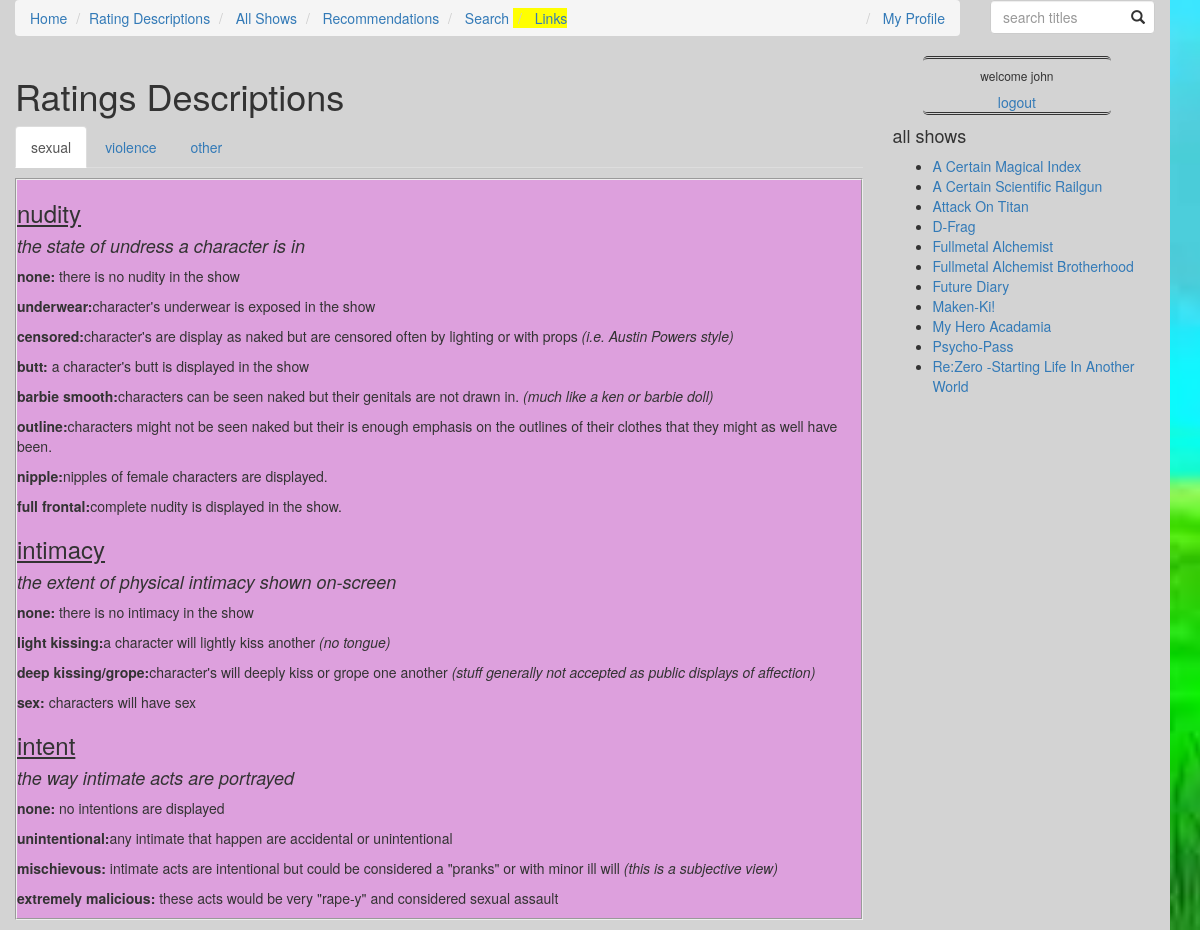
The page /rating_descriptions/ (signed in) on the database its author committed.
### animeupload/models.py (models this page shows, shortened)
class Show(models.Model):
	n_choices= (
		(NONE,"none"),
		(UNDERWEAR,"underwear"),
		(CENCORED,"cencored"),
		(BUTT,"butt"),
		(BARBIE_SMOOTH,"barbie smooth"),
		(OUTINES,"outlined"),
		(NIPPLE,"nipple"),
		(FULL_FRONTAL,"full frontal"),
	)
	swares= (
		(NONE,"none"),
		(DAMN,"mild"),
		(CENCORED,"cencored"),
		(FUCK,"uncencored"),
	)
	osi_levels = (
		(NONE,"none"),
		(LIGHT,"light kissing"),
		(DEEP,"deep kissing/grope"),
		(SEX,"sex"),
	)
	osv_levels = (
		(NONE,"none"),
		(ESRB_E,"cartoon"),
		(ESRB_T,"blood"),
		(ESRB_M,"realistic"),
		(ESRB_A,"extreme"),
	)
	emotional_challenge = standard_choices
	mi_levels =(
		(NONE,"none"),
		(CORPSE_LTE,"unmarred dead"),
		(SILHOUETTE,"silhouetted dismemberment"),
		(DISMEMBERED,"dismemberment"),
	)
	gore_levels =standard_choices
	fan_levels =standard_choices
	si_levels=(
		(NONE,"none"),
		(UNINTENTIONAL,"unintentional"),
		(MISCHIEVOUS,"mischievous"),
		(MALICE_LTE,"malicious(molestation)"),
		(MALICE_HVY,"extremley malicious(rape)"),
	)
	tone_levels=(
		(LITE_TONE,"light tone"),
		(MODERATE_TONE,"moderate tone"),
		(DARK_TONE,"dark tone"),
		(ULTA_DARK_TONE,"ultra dark tone"),
	)
	ma_levels = standard_choices
	image = models.FileField(default = "images/fnf/fnf.jpg", blank=True, upload_to='images/')
	english_title = models.CharField(max_length=200)
	japanese_title = models.CharField(max_length=200, null= True)
	description = models.TextField(max_length = 1000)
	total_episodes = models.IntegerField()
	ova=  models.BooleanField(default = False)
	movies = models.IntegerField(default = 0)
	total_seasons = models.IntegerField(default = 1)
	ongoing = models.BooleanField(default = False)
	series = models.ForeignKey(Series, null = True, blank = True, on_delete=models.SET_NULL)
	nudity = models.IntegerField(default = NONE, choices= n_choices)
	on_screen_intimacy = models.IntegerField(default = NONE, choices= osi_levels)
	sexual_intent = models.IntegerField(default = NONE, choices = si_levels)
	violence = models.IntegerField(default = NONE, choices= osv_levels)
	gore = models.IntegerField(default = NONE, choices= gore_levels)
	morbid_images = models.IntegerField(default = NONE, choices= mi_levels)
	feels = models.IntegerField(default = NONE, choices= emotional_challenge)
	profanity = models.IntegerField(default = NONE, choices= swares)
	moral_ambiguity = models.IntegerField(default = NONE, choices= ma_levels)
	fan_service = models.IntegerField(default = NONE, choices= fan_levels)
	tags = models.ManyToManyField(Tag, blank=True)
	genres = models.ManyToManyField(Genre, blank=True)
	modified_date = models.DateTimeField(auto_now=True, blank = True, null=True)
	class Meta:
		ordering = ["english_title"]

### animeupload/views.py (the view)
# urls.py: url(r'^rating_descriptions/', views.rating_descriptions, name='rating_descriptions'),
def rating_descriptions(request):
	args = {}
	args['shows'] = Show.objects.all()
	return render(request,'animeupload/rating-descriptions.html',args)

### firstdjango/templates/animeupload/rating-descriptions.html (shortened to what this page needs)
{% extends "wsidebar.html" %}
{% load staticfiles %}
{% block main %}
<div class="col-xs-9">
<h1>Ratings Descriptions</h1>
	<ul class="nav nav-tabs">
		<li class="active"><a data-toggle="tab" href="#sex_con">sexual</a></li>
		<li><a data-toggle="tab" href="#violence_con">violence</a></li>
		<li><a data-toggle="tab" href="#other_con">other</a></li>
	</ul>
	<div class = "tab-content">
		<div id = "sex_con" class = "rating_box bg_lightpurple tab-pane fade in active">
			<h3><u>nudity</u> </h3>
				<h4><i>the state of undress a character is in</i></h4>
				<p>
					<b>none:</b> there is no nudity in the show
				</p>
				<p>
					<b>underwear:</b>character's underwear is exposed in the show
				</p>
				<p>
					<b>censored:</b>character's are display as naked but are censored often by lighting or with props <i>(i.e. Austin Powers style)</i>
				</p>
				<p>
					<b>butt: </b>a character's butt is displayed in the show
				</p>
				<p>
					<b>barbie smooth:</b>characters can be seen naked but their genitals are not drawn in. <i>(much like a ken or barbie doll)</i>
				</p>
				<p>
					<b>outline:</b>characters might not be seen naked but their is enough emphasis on the outlines of their clothes that they might as well have been.
				</p>
				<p>
					<b>nipple:</b>nipples of female characters are displayed.
				</p>
				<p>
					<b>full frontal:</b>complete nudity is displayed in the show.
				</p>
				<h3><u>intimacy</u> </h3>
					<h4><i>the extent of physical intimacy shown on-screen</i></h4>
				<p>
					<b>none:</b> there is no intimacy in the show
				</p>
				<p>
					<b>light kissing:</b>a character will lightly kiss another <i>(no tongue)</i>
				</p>
				<p>
					<b>deep kissing/grope:</b>character's will deeply kiss or grope one another <i>(stuff generally not accepted as public displays of affection)</i>
				</p>
				<p>
					<b>sex: </b>characters will have sex
				</p>
			<h3><u>intent</u> </h3>
				<h4><i>the way intimate acts are portrayed</i></h4>
				<p>
					<b>none:</b> no intentions are displayed
				</p>
				<p>
					<b>unintentional:</b>any intimate that happen are accidental or unintentional
				</p>
				<p>
					<b>mischievous:</b> intimate acts are intentional but could be considered a "pranks" or with minor ill will <i>(this is a subjective view)</i>
				</p>
				<p>
					<b>extremely malicious: </b>these acts would be very "rape-y" and considered sexual assault
				</p>
		</div>
	</div>
</div>
{% endblock %}

### firstdjango/templates/wsidebar.html
{% extends "base.html" %}
	{% block content %}
		<div class ="row">
			{% block main %}
			{% endblock %}
			{% block sidebar %}
				<div class="col-xs-3">
					<div class="row">
						<div class="col-xs-1">
						</div>
						<div class ="col-xs-10">
							<div style="border-style: double hidden; border-radius:5px; text-align: center;">
							{% if request.user.is_authenticated %}
								<h6> welcome {{ request.user.username }}</h6>
								<a href="{% url 'account_logout'%}?next={{request.path}}">logout</a>
							{% else %}
								<h5><a href="{% url 'account_login' %}?next={{request.path}}"> Login</a></h5>
								<h5> <a href="{% url 'account_signup' %}?next={% url 'index'%}"> register</a> </h5>
							{% endif %}
							</div>
						</div>
						<div class="col-xs-1">
						</div>
					</div>
					<h4>all shows</h4>
					<ul>
						{% for show in shows %}
							<li>
								<a href = "{% url 'show_detail' show.id %}">
								{{ show.english_title|title }}
								</a>
							</li>
						{% endfor %}
					</ul>
				</div>
			{% endblock sidebar %}
		</div>
	{% endblock content %}

### static/css/base.css (style rules this page uses)
html { height:100%; }
body { background-color: lime; background-image: url("../images/background.jpg"); background-repeat: no-repeat; background-attachment: fixed; background-size: cover; height: 100%; }
.row { background-color: lightgray; width: 100%; }
.rating_box { border-style: groove; border-width: 2px; width: 100%; margin:10px 0px; }
.bg_lightpurple { background-color:plum; }

### rows shown on the page
Show: english_title "A Certain Magical Index"
Show: english_title "A Certain Scientific Railgun"
Show: english_title "Attack On Titan"
Show: english_title "D-Frag"
Show: english_title "Fullmetal Alchemist"
Show: english_title "Fullmetal Alchemist Brotherhood"
Show: english_title "Future Diary"
Show: english_title "Maken-Ki!"
Show: english_title "My Hero Acadamia"
Show: english_title "Psycho-Pass"
Show: english_title "Re:Zero -Starting Life In Another World"

### other values the page prints
{{ request.user.username }} "john"
